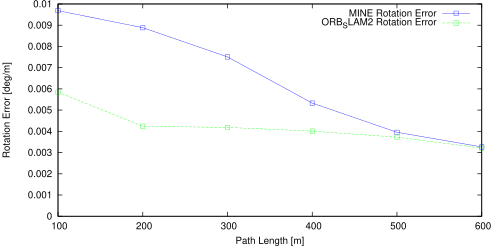

The gnuplot source for this figure:
set term postscript eps enhanced color
set output "07_rl.eps"
set size ratio 0.5
set yrange [0:*]
set xlabel "Path Length [m]"
set ylabel "Rotation Error [deg/m]"
plot "07_rl.txt" using 1:($2*57.3) title 'MINE Rotation Error' lc rgb "#0000FF" pt 4 w linespoints,"07_rl.txt" using 1:($3*57.3) title 'ORB_SLAM2 Rotation Error' lc rgb "#00FF00" pt 4 w linespoints
